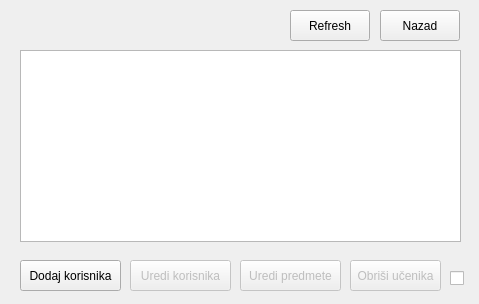
<?xml version="1.0" encoding="UTF-8"?>
<ui version="4.0">
 <class>userEdit</class>
 <widget class="QDialog" name="userEdit">
  <property name="geometry">
   <rect>
    <x>0</x>
    <y>0</y>
    <width>479</width>
    <height>304</height>
   </rect>
  </property>
  <property name="windowTitle">
   <string>Uredi korisnika</string>
  </property>
  <property name="windowIcon">
   <iconset>
    <normaloff>../ipi.jpg</normaloff>../ipi.jpg</iconset>
  </property>
  <widget class="QTableView" name="tbl_userEdit">
   <property name="geometry">
    <rect>
     <x>20</x>
     <y>50</y>
     <width>441</width>
     <height>192</height>
    </rect>
   </property>
   <property name="sizeAdjustPolicy">
    <enum>QAbstractScrollArea::AdjustToContentsOnFirstShow</enum>
   </property>
  </widget>
  <widget class="QPushButton" name="btn_edit_user">
   <property name="enabled">
    <bool>false</bool>
   </property>
   <property name="geometry">
    <rect>
     <x>130</x>
     <y>260</y>
     <width>101</width>
     <height>31</height>
    </rect>
   </property>
   <property name="text">
    <string>Uredi korisnika</string>
   </property>
  </widget>
  <widget class="QPushButton" name="btn_edit_predmet">
   <property name="enabled">
    <bool>false</bool>
   </property>
   <property name="geometry">
    <rect>
     <x>240</x>
     <y>260</y>
     <width>101</width>
     <height>31</height>
    </rect>
   </property>
   <property name="text">
    <string>Uredi predmete</string>
   </property>
  </widget>
  <widget class="QCheckBox" name="chck_siguran">
   <property name="geometry">
    <rect>
     <x>450</x>
     <y>270</y>
     <width>16</width>
     <height>16</height>
    </rect>
   </property>
   <property name="text">
    <string/>
   </property>
  </widget>
  <widget class="QPushButton" name="btn_delete">
   <property name="enabled">
    <bool>false</bool>
   </property>
   <property name="geometry">
    <rect>
     <x>350</x>
     <y>260</y>
     <width>91</width>
     <height>31</height>
    </rect>
   </property>
   <property name="text">
    <string>Obriši učenika</string>
   </property>
  </widget>
  <widget class="QPushButton" name="btn_userAdd">
   <property name="geometry">
    <rect>
     <x>20</x>
     <y>260</y>
     <width>101</width>
     <height>31</height>
    </rect>
   </property>
   <property name="text">
    <string>Dodaj korisnika</string>
   </property>
  </widget>
  <widget class="QPushButton" name="btn_nazad">
   <property name="geometry">
    <rect>
     <x>380</x>
     <y>10</y>
     <width>80</width>
     <height>31</height>
    </rect>
   </property>
   <property name="text">
    <string>Nazad</string>
   </property>
  </widget>
  <widget class="QPushButton" name="btn_refresh">
   <property name="geometry">
    <rect>
     <x>290</x>
     <y>10</y>
     <width>80</width>
     <height>31</height>
    </rect>
   </property>
   <property name="text">
    <string>Refresh</string>
   </property>
  </widget>
 </widget>
 <resources/>
 <connections>
  <connection>
   <sender>chck_siguran</sender>
   <signal>toggled(bool)</signal>
   <receiver>btn_delete</receiver>
   <slot>setEnabled(bool)</slot>
   <hints>
    <hint type="sourcelabel">
     <x>374</x>
     <y>315</y>
    </hint>
    <hint type="destinationlabel">
     <x>342</x>
     <y>316</y>
    </hint>
   </hints>
  </connection>
 </connections>
</ui>
